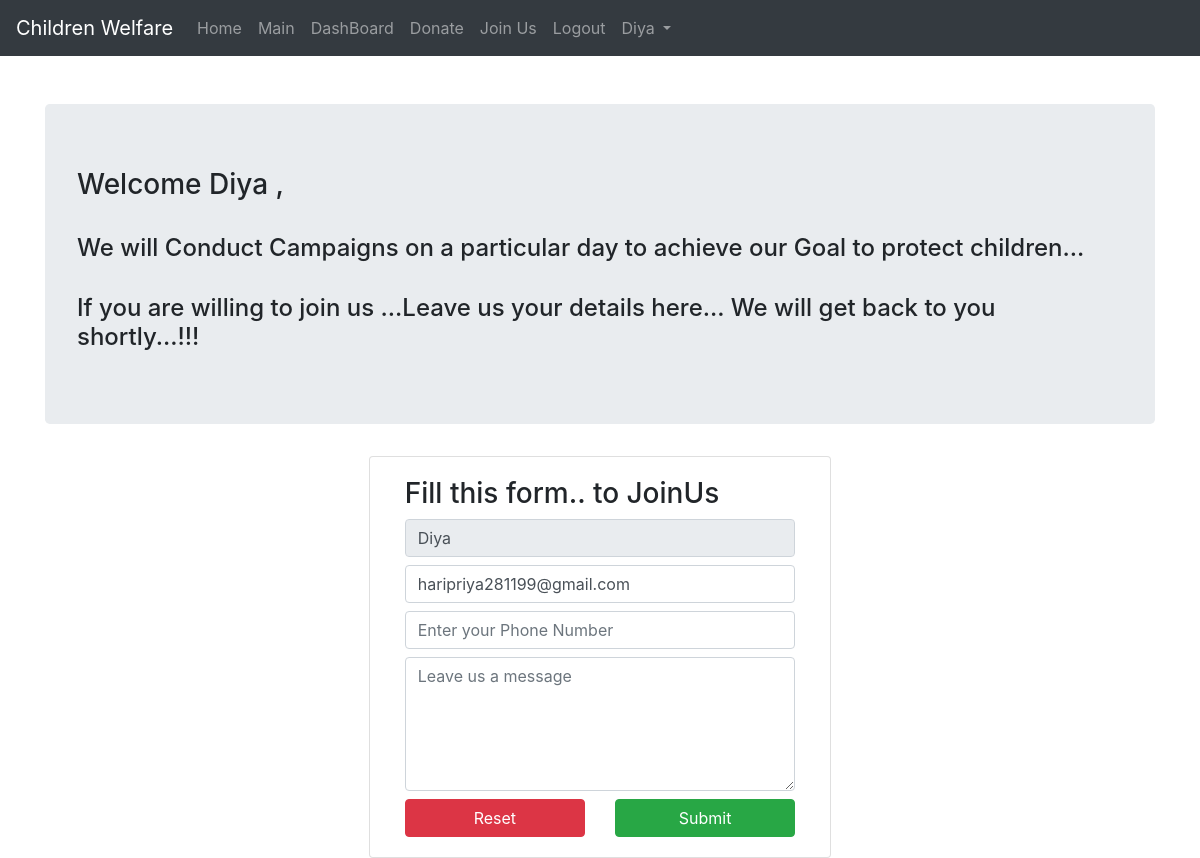
Page /join/ (signed in) on the committed database.
### App/models.py (models this page shows)
class User(AbstractUser):
	li_no= models.ImageField(upload_to='UserCheck/')
	dob=models.DateField(null=True)
	ph_no=models.CharField(max_length=20)
	pan_no=models.CharField(max_length=20)
	address=models.CharField(max_length=100)
	postal_code=models.CharField(max_length=10)
	city=models.CharField(max_length=10)
	state=models.CharField(max_length=10,default='Andra Pradesh')
	country=models.CharField(max_length=10,default='India')
	p=[(1,'Donor'),(2,'Organisation'),(3,'Guest')]
	role=models.IntegerField(choices=p,default=3)

### App/views.py (the view, shortened to what this page needs)
# urls.py: path('join/',views.joinus,name="join"),
def joinus(request):
	return render(request,'html/joinus.html')

### App/templates/html/joinus.html (shortened to what this page needs)
{% extends 'html/base.html' %}
{% block content %}
<div class = "container mt-5">
	<div class = "jumbotron">
		<h3> Welcome {{user.username}} ,</h3><br>
		<h4>We will Conduct Campaigns on a particular day to achieve our Goal to protect children...</h4><br>
		<h4>If you are willing to join us ...Leave us your details here... We will get back to you shortly...!!!</h4>
	</div>
</div>
<div class="container">
	<div class="card mx-auto col-md-5">
		<div class="card-body">
			<form method="POST" enctype="multipart/form-data">
				<h3>Fill this form.. to JoinUs </h3>
				<input type="text" name="uname" placeholder="Enter Username" class="form-control my-2" value="{{request.user.username}}" readonly>
				<input type="email" name="email" placeholder="Enter your Mail ID" class="form-control my-2" value="{{request.user.email}}">
				<input type="Number" name="ph" placeholder="Enter your Phone Number" class="form-control my-2">
				<textarea class="form-control my-2" cols="10" rows="5" placeholder="Leave us a message" name="msg"></textarea>
				<div class="row">
					<div class="col">
					<input type="reset" name="Reset" class="btn btn-danger col-sm">
					</div>
					<div class="col">
					<input type="submit" value="Submit" class="btn btn-success col-sm">
					</div>
                </div>
			</form>
		</div>
	</div>
</div>
{% endblock %}

### App/templates/html/navbar.html (shortened to what this page needs)
<nav class="navbar navbar-expand-md bg-dark navbar-dark">
  <a class="navbar-brand" href="{% url 'hm' %}">Children Welfare</a>
  <div class="collapse navbar-collapse" id="collapsibleNavbar">
    <ul class="navbar-nav">
      {% if not user.is_authenticated %}
      <li class="nav-item">
        <a class="nav-link" href="{% url 'hm' %}">Home</a>
      </li>
      <li class="nav-item">
        <a class="nav-link" href="{% url 'lg' %}">Login</a>
      </li>
      {% elif user.role == 1 %}
      <li class="nav-item">
        <a class="nav-link" href="{% url 'hm' %}">Home</a>
      </li>
      <li class="nav-item">
        <a class="nav-link" href="{% url 'mn' %}">Main</a>
      </li>
      <li class="nav-item">
        <a class="nav-link" href="{% url 'dash' %}">DashBoard</a>
      </li>
      <li class="nav-item">
        <a class="nav-link" href="{% url 'don' %}">Donate</a>
      </li>
      <li class="nav-item">
        <a class="nav-link" href="{% url 'join' %}">Join Us</a>
      </li>
      <li class="nav-item">
        <a class="nav-link" href="{% url 'lgo' %}">Logout</a>
      </li>
      <li class="dropdown">
       <a type="button" class="nav-link dropdown-toggle" data-toggle="dropdown">
    {{user.username}}
  </a>
</li>
      {% endif %}
    </ul>
  </div>
</nav>

### rows in the picture
User: username "Diya", uname "Diya", email "haripriya281199@gmail.com"
